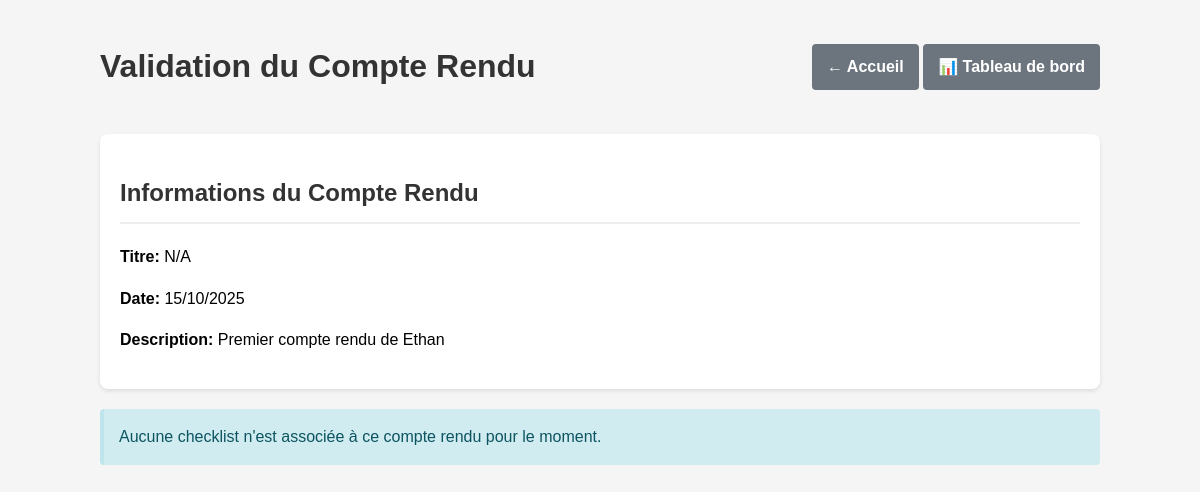
Page /validations_cr.php?id=4 (signed in) on the committed database.
### tables this page shows
CREATE TABLE IF NOT EXISTS `cr` (
  `num` bigint NOT NULL AUTO_INCREMENT,
  `date` date DEFAULT NULL,
  `description` text,
  `titre` varchar(255) DEFAULT NULL,
  `contenu_html` LONGTEXT,
  `vu` tinyint(1) DEFAULT '0',
  `archivé` tinyint(1) DEFAULT '0',
  `datetime` datetime DEFAULT NULL,
  `num_version` int DEFAULT 1,
  `num_utilisateur` int DEFAULT NULL,
  `groupe_id` int DEFAULT NULL,
  PRIMARY KEY (`num`),
  KEY `num_utilisateur` (`num_utilisateur`),
  KEY `groupe_id` (`groupe_id`)
);

### fonctions.php (called while the page is built, shortened)
<?php
function getValidationsCR($cr_id) {
    global $bdd;
    $cr_id = intval($cr_id);
    $query = "SELECT v.*, c.item_texte, c.obligatoire FROM validations_cr v
              JOIN checklists_modeles c ON v.checklist_item_id = c.id
              WHERE v.cr_id = $cr_id
              ORDER BY c.ordre";
    $result = mysqli_query($bdd, $query);
    $validations = [];
    return $validations;
}
?>

### validations_cr.php (the view, shortened to what this page needs)
<?php
include '_conf.php';
include 'fonctions.php';
$bdd = mysqli_connect($serveurBDD, $userBDD, $mdpBDD, $nomBDD);
$cr_id = intval($_GET['id'] ?? 0);
$query_cr = "SELECT * FROM cr WHERE num = $cr_id";
$result_cr = mysqli_query($bdd, $query_cr);
$cr = mysqli_fetch_assoc($result_cr);
$validations = getValidationsCR($cr_id);
?>
<!DOCTYPE html>
<html lang="fr">
<head>
</head>
<body>
    <div class="container">
        <div class="header">
            <h1>Validation du Compte Rendu</h1>
            <div>
                <a href="accueil.php" class="btn btn-secondary">← Accueil</a>
                <a href="<?php echo $_SESSION['Stype'] == 0 ? 'tableau_bord_eleve.php' : 'tableau_bord_prof.php'; ?>" class="btn btn-secondary">📊 Tableau de bord</a>
            </div>
        </div>
        <div class="card">
            <h2>Informations du Compte Rendu</h2>
            <p><strong>Titre:</strong> <?php echo htmlspecialchars($cr['titre'] ?? 'N/A'); ?></p>
            <p><strong>Date:</strong> <?php echo date('d/m/Y', strtotime($cr['date'])); ?></p>
            <p><strong>Description:</strong> <?php echo htmlspecialchars(substr($cr['description'], 0, 200)); ?></p>
        </div>
        <?php if (count($validations) > 0): ?>
            <?php
            $completed_count = 0;
            $total_count = count($validations);
            foreach ($validations as $validation) {
                if ($validation['complete']) {
                    $completed_count++;
                }
            }
            $percentage = ($total_count > 0) ? round(($completed_count / $total_count) * 100, 0) : 0;
            ?>
            <div class="card">
                <h2>Checklist de Validation</h2>
                <div class="validation-summary">
                    <div class="validation-summary-item">
                        <span>Éléments complétés:</span>
                        <strong><?php echo $completed_count; ?>/<?php echo $total_count; ?></strong>
                    </div>
                    <div class="progress-bar">
                        <div class="progress-fill" style="width: <?php echo $percentage; ?>%">
                            <?php echo $percentage; ?>%
                        </div>
                    </div>
                </div>
                <form method="POST" action="">
                    <?php foreach ($validations as $validation): ?>
                        <div class="checklist-item <?php echo $validation['complete'] ? 'complete' : ''; ?> <?php echo $validation['obligatoire'] ? 'obligatoire' : ''; ?>">
                            <div class="checklist-header">
                                <input type="checkbox" class="checklist-checkbox" id="item_<?php echo $validation['checklist_item_id']; ?>"
                                       <?php echo $validation['complete'] ? 'checked' : ''; ?>
                                       onchange="this.form.checklist_item_id.value = <?php echo $validation['checklist_item_id']; ?>; this.form.complete.value = this.checked ? 1 : 0; this.form.update_validation.click();">
                                <label for="item_<?php echo $validation['checklist_item_id']; ?>" class="checklist-label">
                                    <?php echo htmlspecialchars($validation['item_texte']); ?>
                                </label>
                                <?php if ($validation['obligatoire']): ?>
                                    <span class="checklist-badge">Obligatoire</span>
                                <?php endif; ?>
                            </div>
                        </div>
                    <?php endforeach; ?>
                    <input type="hidden" name="checklist_item_id" value="">
                    <input type="hidden" name="complete" value="">
                    <button type="submit" name="update_validation" style="display: none;"></button>
                </form>
            </div>
        <?php else: ?>
            <div class="alert alert-info">
                Aucune checklist n'est associée à ce compte rendu pour le moment.
            </div>
        <?php endif; ?>
    </div>
</body>
</html>

### validations_cr.php (style rules this page uses)
body { font-family: Arial, sans-serif; line-height: 1.6; margin: 0; padding: 20px; background-color: #f5f5f5; }
.container { max-width: 1000px; margin: 0 auto; }
.header { display: flex; justify-content: space-between; align-items: center; margin-bottom: 20px; }
.card { background: white; border-radius: 8px; box-shadow: 0 2px 4px rgba(0,0,0,0.1); padding: 20px; margin-bottom: 20px; }
.alert { padding: 15px; border-radius: 4px; margin-bottom: 20px; border-left: 4px solid; }
.alert-info { background-color: #d1ecf1; color: #0c5460; border-color: #bee5eb; }
.btn { display: inline-block; background: #007bff; color: white; padding: 10px 15px; text-decoration: none; border-radius: 4px; font-weight: bold; border: none; cursor: pointer; }
.btn-secondary { background: #6c757d; }
h1, h2 { color: #333; }
h2 { border-bottom: 2px solid #eee; padding-bottom: 10px; }

### rows in the picture
cr: titre "N/A", date "15/10/2025", description "Premier compte rendu de Ethan"
